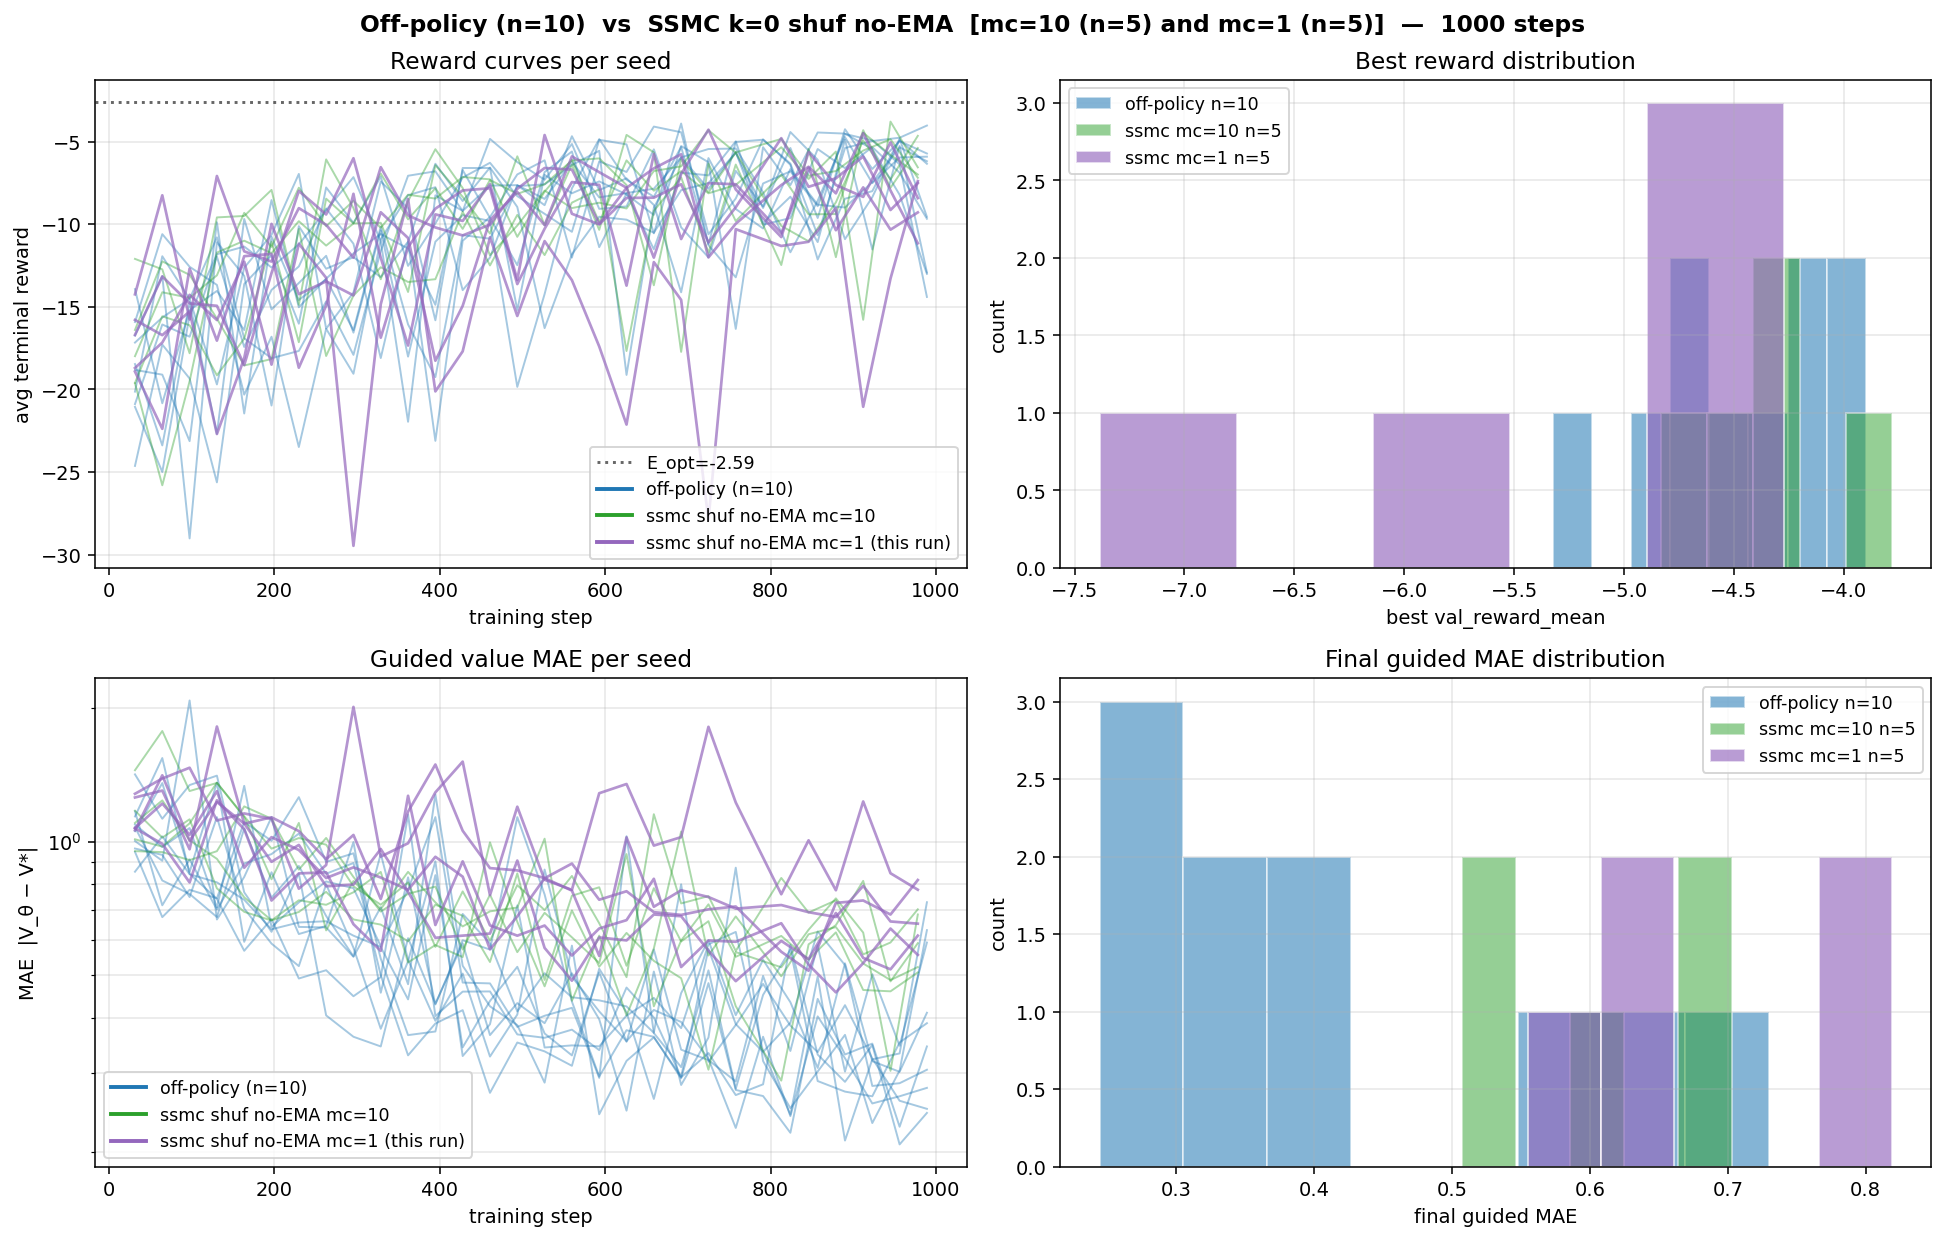

Generate this figure with Python:
#!/usr/bin/env python3
"""5 seeds of SSMC k=0, mc_samples=1, full-trajectory shuffled buffer, no EMA.

With mc=1 and log_tau=0, the SSMC algorithm degenerates:
  - Single proposal per step → trivial resampling.
  - Per-step `log_mean_v` over N=1 = single value (no Jensen bias).
  - Telescoped target for every (x_i, t_i) in a trajectory = h(x_T).

So each trajectory contributes 100 (x, t) points all sharing one terminal
target h(x_T) — the cleanest possible apples-to-apples vs off-policy:
  Off-policy:        target = h(x_1)     (one fresh x_1 per training pair)
  SSMC mc=1 shuf:    target = h(x_T)     (one terminal x_T per trajectory,
                                          shared across its 100 (x_i, t_i))

Compares to the just-completed mc=10 no-EMA result to test whether the
~1.4× MAE gap was the log_mean_exp bias.
"""

import gc
import json
import os
import shutil
import time
from functools import partial
from math import sqrt

import matplotlib
matplotlib.use("Agg")
import matplotlib.pyplot as plt
import numpy as np
import pandas as pd
import torch
import torch.nn as nn
from einops import reduce
from sklearn.datasets import make_moons
from sklearn.mixture import GaussianMixture
from sklearn.preprocessing import StandardScaler
from torch.utils.data import DataLoader, TensorDataset

import lightning as L
from lightning.pytorch.callbacks import Callback, ModelCheckpoint
from lightning.pytorch.loggers import CSVLogger

from diffusion_rl.models.on_policy import OnPolicyValue, single_seed_mc
from diffusion_rl.modules.resnet_mlp import ValueNetwork


# ── Setup (matches earlier sweeps) ─────────────────────────────────────────
X, _ = make_moons(n_samples=10_000, noise=0.05, random_state=42)
scaler = StandardScaler()
X = scaler.fit_transform(X)
clf = GaussianMixture(n_components=100, covariance_type="spherical")
clf.fit(X)
_means = torch.from_numpy(clf.means_).double()
_sigma2 = torch.from_numpy(clf.covariances_).double()
_weights = torch.from_numpy(clf.weights_).double()
_sigmas = torch.sqrt(_sigma2)[:, None]
_weights_col = _weights[:, None]

D = 2
a = 1.0
c = torch.tensor([1.0, 0.0])


class AV(nn.Module):
    def __init__(self, means, sigma2, weights, a=1.0, c_=None, D_=2):
        super().__init__()
        if c_ is None:
            c_ = torch.tensor([1.0, 0.0])
        self.register_buffer("means", means.float())
        self.register_buffer("sigma2", sigma2.float())
        self.register_buffer("weights", weights.float())
        self.a = a
        self.D = D_
        self.register_buffer("c", c_.float())

    def _log_Z(self, m, v):
        cc = self.c.double()
        d = 1 + 20 * v
        return (
            -self.D / 2 * torch.log(d)
            + (
                -10 * (m**2).sum(-1)
                + 20 * (m * cc).sum(-1)
                + 200 * v * (cc**2).sum()
            ) / d
            - 10 * (cc**2).sum()
        )

    def forward(self, x, t):
        x = x.double()
        t = t.double().reshape(-1)
        if t.numel() == 1:
            t = t.expand(x.shape[0])
        t_ = t[:, None]
        m = self.means.double()
        s2 = self.sigma2.double()
        w = self.weights.double()
        dk = t_ * s2[None, :] + 2 * self.a * (1 - t_)
        mm = t_[:, :, None] * m[None, :, :]
        d2 = ((x[:, None, :] - mm) ** 2).sum(-1)
        ts = t_ + 1e-40
        lg = -self.D / 2 * torch.log(2 * torch.pi * ts * dk) - d2 / (2 * ts * dk)
        lw = torch.log(w)[None, :]
        lpw = lw + lg - torch.logsumexp(lw + lg, dim=1, keepdim=True)
        tV = 2 * self.a * (1 - t_) * s2[None, :] / dk
        tmu = (
            s2[None, :, None] * x[:, None, :]
            + 2 * self.a * (1 - t_)[:, :, None] * m[None, :, :]
        ) / dk[:, :, None]
        return torch.logsumexp(lpw + self._log_Z(tmu, tV), dim=1).float()


_avm = AV(_means, _sigma2, _weights, a=a, c_=c, D_=D)


def anal_fn(x, t):
    return _avm(x.cpu(), t.cpu()).to(x.device)


def gmm_drift(xt, ts, a_):
    ts = ts.reshape(-1, 1)
    xt_ = xt[..., None]
    means_ = _means.float().to(xt).T[None, ...]
    ts_ = ts[..., None]
    sigmas_ = _sigmas.float().to(xt).T
    weights_ = _weights_col.float().to(xt).T
    denom = 2 * a_ * (1 - ts) + ts * sigmas_**2
    le = -reduce((xt_ - means_ * ts_) ** 2, "n d m -> n m", "sum") / (2 * ts * denom)
    lsf = torch.log(2 * a_ * (1 - ts) / denom) * D / 2
    lrw = torch.log(weights_) + le + lsf
    lw = lrw - torch.logsumexp(lrw, dim=1, keepdim=True)
    lw = torch.where((ts == 0), torch.log(weights_), lw)
    nm = (2 * a_ * (1 - ts_) * means_ + xt_ * sigmas_[None, ...] ** 2) / denom[:, None, :]
    us = (nm - xt[:, :, None]) / (1 - ts[..., None])
    return reduce(torch.exp(lw)[:, None, :] * us, "n d m -> n d", "sum")


DEVICE = "mps" if torch.backends.mps.is_available() else "cpu"


def base_drift(x, t):
    return gmm_drift(x, t if t.ndim >= 1 else t.unsqueeze(0), a).to(dtype=torch.float)


def reward_fn(x):
    return -10 * (x - c.to(x)).square().sum(dim=1)


def log_tau_zero(x, t):
    return torch.zeros(x.shape[0], dtype=x.dtype, device=x.device)


def zero_value(x, t):
    return torch.zeros(x.shape[0], dtype=x.dtype, device=x.device)


class OnPolicyValueLive(OnPolicyValue):
    """drift defaults to use_ema=False so val rollout uses the live model."""
    def drift(self, x, t, beta=1, use_ema=False):
        return super().drift(x, t, beta=beta, use_ema=use_ema)


# ── Constants ──────────────────────────────────────────────────────────────
LOG_DIR = "lightning_logs/ssmc_shuffle_mc1_seeds"
CKPT_DIR = "checkpoints/ssmc_shuffle_mc1_seeds"
OFF_POLICY_RESULTS = "experiments/misc/2026-05-28_offpolicy_seeds/offpolicy_seeds_results.json"
PRIOR_MC10_NOEMA_RESULTS = "experiments/misc/2026-05-28_ssmc_sweeps/ssmc_shuffle_no_ema_seeds_results.json"

TOTAL_STEPS = 1000
BS = 256
LR = 1e-3
N_STEPS = 100
MC_SAMPLES = 1                # ← key change: no branching
N_TRAJ_BIG = 2000             # 2000 × 100 = 200K samples per buffer
N_SEEDS = 5

with open("experiments/common/analytical_target.json") as f:
    _at = json.load(f)
E_OPT = _at["E_opt"]

all_rewards = reward_fn(torch.from_numpy(X).float())
max_r = all_rewards.max()
bias_val = (
    torch.log(torch.mean(torch.exp(all_rewards - max_r))) + max_r
).item()

val_loader = DataLoader(TensorDataset(torch.zeros(1)), batch_size=1)


# ── Trajectory MAE callback (uses live drift via subclass default) ─────────
class TrajCB(Callback):
    def __init__(self, af, n=256, ns=N_STEPS):
        super().__init__()
        self.af = af
        self.n = n
        self.ns = ns

    def on_validation_batch_end(self, trainer, pl, outputs, batch, bi):
        if bi > 0:
            return
        dim = pl.hparams.dim
        dev = pl.device
        n = self.n
        dt = 1.0 / self.ns
        for beta, label in [(0, "base"), (1, "guided")]:
            x = torch.zeros(n, dim, device=dev)
            ax, at = [x], [torch.zeros(n, device=dev)]
            dfn = partial(pl.drift, beta=beta)
            for st in torch.linspace(0, 1, self.ns + 1, device=dev)[:-1]:
                tv = st.expand(n)
                dx = dfn(x, tv) * dt
                db = sqrt(2 * pl.a * dt) * torch.randn_like(x)
                x = x + dx + db
                ax.append(x)
                at.append(torch.full((n,), float(st) + dt, device=dev))
            ax = torch.cat(ax)
            at = torch.cat(at)
            with torch.no_grad():
                vp = pl.value_module(ax, at)
                va = self.af(ax, at)
            err = vp - va
            pl.log(f"traj_avg_mae_{label}", err.abs().mean(), prog_bar=False)


# ── Buffer generator (full trajectories, mc=1, k=0, then shuffle) ──────────
@torch.no_grad()
def generate_buffer(n_traj, chunk=400):
    print(f"  Generating {n_traj} trajectories (mc={MC_SAMPLES}) on {DEVICE}...")
    t0 = time.time()
    xs, ts, ys = [], [], []
    for start in range(0, n_traj, chunk):
        b = min(chunk, n_traj - start)
        all_x, all_t, all_tgt = single_seed_mc(
            drift=base_drift,
            value=zero_value,
            log_tau=log_tau_zero,
            h=reward_fn,
            a=a,
            batch_size=b,
            mc_samples=MC_SAMPLES,
            dim=D,
            n_steps=N_STEPS,
            device=DEVICE,
            include_t_zero=False,  # (x=0, t=0) is a degenerate point — see ablation
        )
        xs.append(all_x.cpu())
        ts.append(all_t.cpu())
        ys.append(all_tgt.cpu())
    x_buf = torch.cat(xs, dim=0)
    t_buf = torch.cat(ts, dim=0)
    y_buf = torch.cat(ys, dim=0)
    perm = torch.randperm(x_buf.shape[0])
    x_buf = x_buf[perm]
    t_buf = t_buf[perm].unsqueeze(-1)
    y_buf = y_buf[perm].unsqueeze(-1)
    print(f"    buffer: {tuple(x_buf.shape)}  ({(time.time() - t0)/60:.1f} min)")
    return x_buf, t_buf, y_buf


def run_one(seed):
    name = f"seed_{seed:02d}"
    csv_path = f"{LOG_DIR}/{name}/version_0/metrics.csv"
    if os.path.exists(csv_path):
        df = pd.read_csv(csv_path)
        val = df.dropna(subset=["val_reward_mean"])
        if len(val) > 0 and int(val["step"].max()) >= TOTAL_STEPS - 1:
            print(f"  {name}: already complete, skipping.")
            return
    for v in range(3):
        p = f"{LOG_DIR}/{name}/version_{v}"
        if os.path.exists(p):
            shutil.rmtree(p)
    p = f"{CKPT_DIR}/{name}"
    if os.path.exists(p):
        shutil.rmtree(p)

    L.seed_everything(seed, workers=True)
    print(f"\n=== seed = {seed} ===")
    x_buf, t_buf, y_buf = generate_buffer(N_TRAJ_BIG)

    print(f"  [training] {name}")
    t0 = time.time()
    vm = ValueNetwork(D, bias=bias_val)
    model = OnPolicyValueLive(
        base_score_module=base_drift,
        value_module=vm,
        reward_function=reward_fn,
        dim=D,
        a=a,
        lr=LR,
        loss_type="quad",
        analytical_value_fn=anal_fn,
        ema_decay=0.999,
    )
    ds = TensorDataset(y_buf, x_buf, t_buf)
    loader = DataLoader(ds, batch_size=BS, shuffle=True, drop_last=True)
    tcb = TrajCB(anal_fn)
    ccb = ModelCheckpoint(
        dirpath=f"{CKPT_DIR}/{name}",
        save_last=True, save_top_k=1,
        monitor="val_reward_mean", mode="max", filename="best",
    )
    logger = CSVLogger(LOG_DIR, name=name, version=0)
    trainer = L.Trainer(
        max_steps=TOTAL_STEPS,
        val_check_interval=max(1, TOTAL_STEPS // 30),
        callbacks=[ccb, tcb],
        logger=logger,
        enable_checkpointing=True,
        enable_progress_bar=False,
    )
    trainer.fit(model, loader, val_dataloaders=val_loader)
    print(f"    elapsed: {(time.time() - t0)/60:.1f} min")
    del model, vm, trainer, loader, ds, x_buf, t_buf, y_buf
    gc.collect()
    if torch.backends.mps.is_available():
        torch.mps.empty_cache()


# ── Run all seeds ──────────────────────────────────────────────────────────
print(f"E_OPT = {E_OPT:.4f}")
print(f"Device: {DEVICE}")
print(f"BS={BS}  LR={LR}  TOTAL_STEPS={TOTAL_STEPS}  N_TRAJ_BIG={N_TRAJ_BIG}")
print(f"mc_samples={MC_SAMPLES} (NO branching).  Drift in rollout: LIVE.  seeds=0..{N_SEEDS-1}\n")

t_total0 = time.time()
for s in range(N_SEEDS):
    run_one(s)
    print(f"  total elapsed so far: {(time.time() - t_total0)/60:.1f} min")


# ── Aggregate + plot ──────────────────────────────────────────────────────
def load_curves(csv_path, max_step=TOTAL_STEPS):
    if not os.path.exists(csv_path):
        return None, None
    df = pd.read_csv(csv_path)
    df = df[df["step"] <= max_step]
    val = df.dropna(subset=["val_reward_mean"])
    mae = df.dropna(subset=["traj_avg_mae_guided"])
    return val, mae


bests, finals, maes = [], [], []
val_curves, mae_curves = [], []
for s in range(N_SEEDS):
    val, mae = load_curves(f"{LOG_DIR}/seed_{s:02d}/version_0/metrics.csv")
    if val is None or len(val) == 0:
        continue
    bests.append(float(val["val_reward_mean"].max()))
    finals.append(float(val["val_reward_mean"].iloc[-1]))
    maes.append(float(mae["traj_avg_mae_guided"].iloc[-1]) if len(mae) else float("nan"))
    val_curves.append(val)
    mae_curves.append(mae)
bests = np.array(bests)
finals = np.array(finals)
maes = np.array(maes)

# References.
with open(OFF_POLICY_RESULTS) as f:
    off_data = json.load(f)
off_bests = np.array(off_data["best_reward"]["values"])
off_maes = np.array(off_data["final_guided_mae"]["values"])
off_val_curves, off_mae_curves = [], []
for s in range(off_data["n_seeds"]):
    val, mae = load_curves(f"lightning_logs/offpolicy_seeds/seed_{s:02d}/version_0/metrics.csv")
    if val is not None:
        off_val_curves.append(val)
        off_mae_curves.append(mae)

mc10_data = None
if os.path.exists(PRIOR_MC10_NOEMA_RESULTS):
    with open(PRIOR_MC10_NOEMA_RESULTS) as f:
        mc10_data = json.load(f)
    mc10_bests = np.array(mc10_data["best_reward"]["values"])
    mc10_maes = np.array(mc10_data["final_guided_mae"]["values"])

print(f"\n{'=' * 72}")
print(f"  SSMC k=0 SHUFFLED, mc=1, NO EMA  ({len(bests)} seeds)")
print(f"{'=' * 72}")
print(f"  best reward      mean={bests.mean():>7.3f}   sd={bests.std(ddof=1):>5.3f}   "
      f"min={bests.min():>7.3f}  max={bests.max():>7.3f}")
print(f"  final reward     mean={finals.mean():>7.3f}   sd={finals.std(ddof=1):>5.3f}")
print(f"  final guided MAE mean={maes.mean():>6.3f}   sd={maes.std(ddof=1):>5.3f}   "
      f"min={maes.min():>6.3f}  max={maes.max():>6.3f}")

print(f"\n  OFF-POLICY (n={len(off_bests)})")
print(f"  best reward      mean={off_bests.mean():>7.3f}   sd={off_bests.std(ddof=1):>5.3f}")
print(f"  final guided MAE mean={off_maes.mean():>6.3f}   sd={off_maes.std(ddof=1):>5.3f}")

if mc10_data is not None:
    print(f"\n  PRIOR SSMC k=0 shuffled, mc=10, no-EMA (n={len(mc10_bests)})")
    print(f"  best reward      mean={mc10_bests.mean():>7.3f}   sd={mc10_bests.std(ddof=1):>5.3f}")
    print(f"  final guided MAE mean={mc10_maes.mean():>6.3f}   sd={mc10_maes.std(ddof=1):>5.3f}")

from scipy import stats
t_best, p_best = stats.ttest_ind(bests, off_bests, equal_var=False)
t_mae, p_mae = stats.ttest_ind(maes, off_maes, equal_var=False)
print(f"\n  Welch t-test  (off-policy vs SSMC mc=1 no-EMA)")
print(f"    best reward:      t={t_best:+.2f}  p={p_best:.3f}")
print(f"    final guided MAE: t={t_mae:+.2f}  p={p_mae:.3f}")

if mc10_data is not None:
    t_b2, p_b2 = stats.ttest_ind(bests, mc10_bests, equal_var=False)
    t_m2, p_m2 = stats.ttest_ind(maes, mc10_maes, equal_var=False)
    print(f"\n  Welch t-test  (mc=10 no-EMA vs mc=1 no-EMA)")
    print(f"    best reward:      t={t_b2:+.2f}  p={p_b2:.3f}")
    print(f"    final guided MAE: t={t_m2:+.2f}  p={p_m2:.3f}")


# Plot
fig, axes = plt.subplots(2, 2, figsize=(14, 9))
fig.suptitle(
    f"Off-policy (n={len(off_val_curves)})  vs  SSMC k=0 shuf no-EMA  "
    f"[mc=10 (n={len(mc10_bests) if mc10_data else 0}) and mc=1 (n={len(val_curves)})]  —  1000 steps",
    fontsize=12, fontweight="bold",
)

OFF_C = "#1f77b4"
MC10_C = "#2ca02c"
MC1_C = "#9467bd"

# (a) Reward curves
ax = axes[0, 0]
ax.set_title("Reward curves per seed")
for val in off_val_curves:
    ax.plot(val["step"], val["val_reward_mean"], color=OFF_C, alpha=0.4, lw=1.0)
if mc10_data is not None:
    for s in range(mc10_data["config"]["n_seeds"]):
        v, _ = load_curves(f"lightning_logs/ssmc_shuffle_no_ema_seeds/seed_{s:02d}/version_0/metrics.csv")
        if v is not None:
            ax.plot(v["step"], v["val_reward_mean"], color=MC10_C, alpha=0.4, lw=1.0)
for val in val_curves:
    ax.plot(val["step"], val["val_reward_mean"], color=MC1_C, alpha=0.7, lw=1.4)
ax.axhline(E_OPT, color="black", ls=":", alpha=0.6, label=f"E_opt={E_OPT:.2f}")
ax.plot([], [], color=OFF_C, lw=2, label=f"off-policy (n={len(off_val_curves)})")
ax.plot([], [], color=MC10_C, lw=2, label="ssmc shuf no-EMA mc=10")
ax.plot([], [], color=MC1_C, lw=2, label=f"ssmc shuf no-EMA mc=1 (this run)")
ax.set_xlabel("training step")
ax.set_ylabel("avg terminal reward")
ax.legend(fontsize=9)
ax.grid(True, alpha=0.3)

# (b) Best-reward distribution
ax = axes[0, 1]
ax.set_title("Best reward distribution")
ax.hist(off_bests, bins=8, color=OFF_C, alpha=0.55, edgecolor="white",
        label=f"off-policy n={len(off_bests)}")
if mc10_data is not None:
    ax.hist(mc10_bests, bins=5, color=MC10_C, alpha=0.5, edgecolor="white",
            label=f"ssmc mc=10 n={len(mc10_bests)}")
ax.hist(bests, bins=5, color=MC1_C, alpha=0.65, edgecolor="white",
        label=f"ssmc mc=1 n={len(bests)}")
ax.set_xlabel("best val_reward_mean")
ax.set_ylabel("count")
ax.legend(fontsize=9)
ax.grid(True, alpha=0.3)

# (c) MAE curves
ax = axes[1, 0]
ax.set_title("Guided value MAE per seed")
for mae in off_mae_curves:
    if len(mae) > 0:
        ax.plot(mae["step"], mae["traj_avg_mae_guided"], color=OFF_C, alpha=0.4, lw=1.0)
if mc10_data is not None:
    for s in range(mc10_data["config"]["n_seeds"]):
        _, m = load_curves(f"lightning_logs/ssmc_shuffle_no_ema_seeds/seed_{s:02d}/version_0/metrics.csv")
        if m is not None and len(m) > 0:
            ax.plot(m["step"], m["traj_avg_mae_guided"], color=MC10_C, alpha=0.4, lw=1.0)
for mae in mae_curves:
    if len(mae) > 0:
        ax.plot(mae["step"], mae["traj_avg_mae_guided"], color=MC1_C, alpha=0.7, lw=1.4)
ax.plot([], [], color=OFF_C, lw=2, label=f"off-policy (n={len(off_mae_curves)})")
ax.plot([], [], color=MC10_C, lw=2, label="ssmc shuf no-EMA mc=10")
ax.plot([], [], color=MC1_C, lw=2, label=f"ssmc shuf no-EMA mc=1 (this run)")
ax.set_yscale("log")
ax.set_xlabel("training step")
ax.set_ylabel("MAE  |V_θ − V*|")
ax.legend(fontsize=9)
ax.grid(True, alpha=0.3, which="both")

# (d) Final-MAE distribution
ax = axes[1, 1]
ax.set_title("Final guided MAE distribution")
ax.hist(off_maes, bins=8, color=OFF_C, alpha=0.55, edgecolor="white",
        label=f"off-policy n={len(off_maes)}")
if mc10_data is not None:
    ax.hist(mc10_maes, bins=5, color=MC10_C, alpha=0.5, edgecolor="white",
            label=f"ssmc mc=10 n={len(mc10_maes)}")
ax.hist(maes, bins=5, color=MC1_C, alpha=0.65, edgecolor="white",
        label=f"ssmc mc=1 n={len(maes)}")
ax.set_xlabel("final guided MAE")
ax.set_ylabel("count")
ax.legend(fontsize=9)
ax.grid(True, alpha=0.3)

plt.tight_layout()
out = "experiments/misc/2026-05-28_ssmc_sweeps/ssmc_shuffle_mc1_seeds.png"
plt.savefig(out, dpi=140, bbox_inches="tight")
print(f"\nSaved: {out}")

with open("experiments/misc/2026-05-28_ssmc_sweeps/ssmc_shuffle_mc1_seeds_results.json", "w") as f:
    json.dump(
        {
            "config": {
                "TOTAL_STEPS": TOTAL_STEPS, "BS": BS, "LR": LR,
                "MC_SAMPLES": MC_SAMPLES, "N_TRAJ_BIG": N_TRAJ_BIG,
                "use_ema": False, "n_seeds": len(bests), "E_OPT": E_OPT,
            },
            "best_reward": {"mean": float(bests.mean()),
                            "sd": float(bests.std(ddof=1)),
                            "values": bests.tolist()},
            "final_reward": {"mean": float(finals.mean()),
                             "sd": float(finals.std(ddof=1)),
                             "values": finals.tolist()},
            "final_guided_mae": {"mean": float(maes.mean()),
                                 "sd": float(maes.std(ddof=1)),
                                 "values": maes.tolist()},
            "vs_offpolicy_p_best": float(p_best),
            "vs_offpolicy_p_mae": float(p_mae),
        },
        f, indent=2,
    )

print(f"\nTotal elapsed: {(time.time() - t_total0)/60:.1f} min")
print("Done.")
